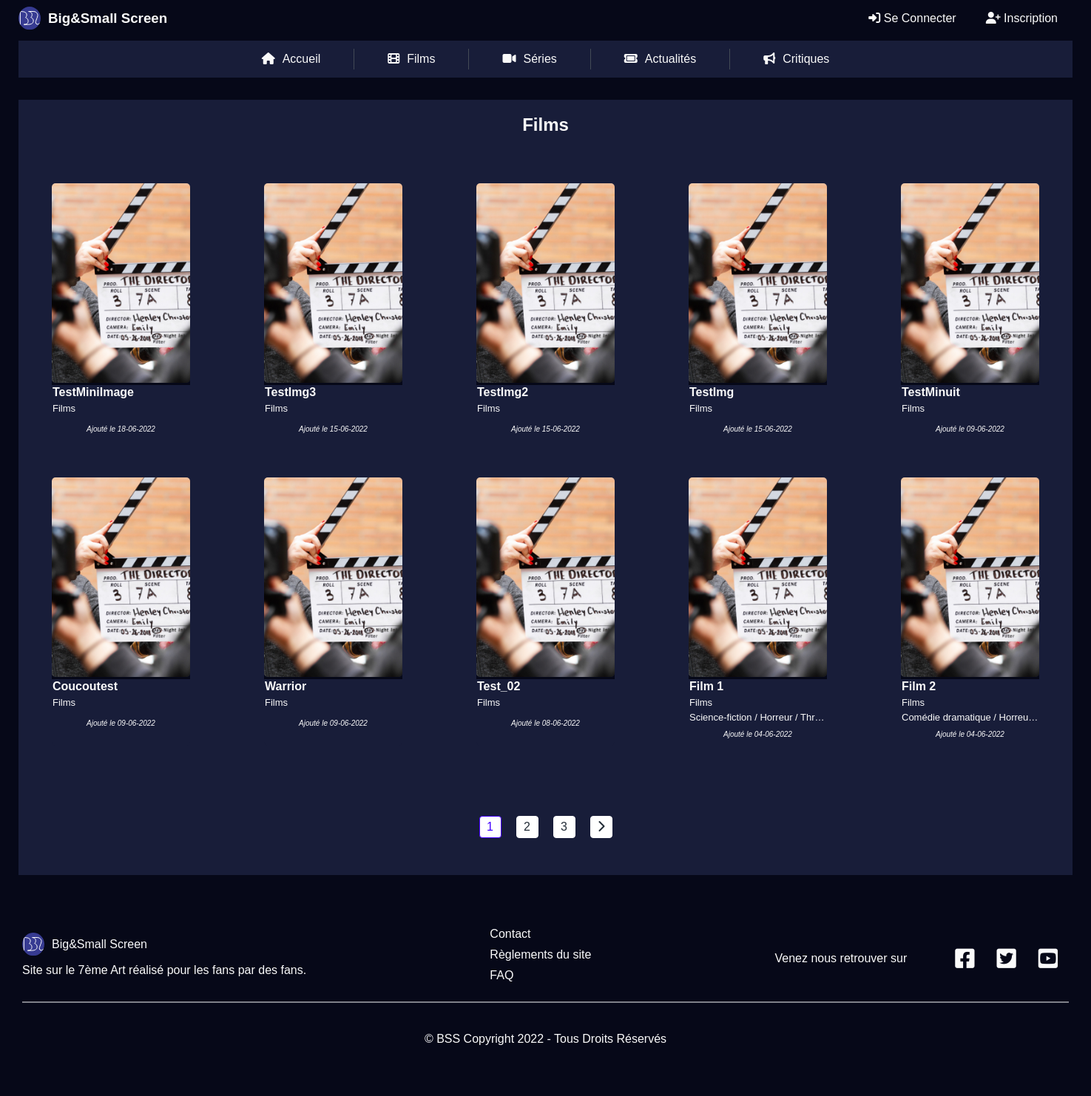
The page /?page=films on the database its author committed.
### tables this page shows
CREATE TABLE IF NOT EXISTS `articles` (
  `id` int NOT NULL AUTO_INCREMENT,
  `category_id` int NOT NULL,
  `title` varchar(255) NOT NULL,
  `release_year` smallint NOT NULL,
  `nbr_season` smallint NOT NULL,
  `work_status` varchar(255) DEFAULT NULL,
  `director_one` varchar(255) NOT NULL,
  `director_two` varchar(255) DEFAULT NULL,
  `director_three` varchar(255) DEFAULT NULL,
  `director_four` varchar(255) DEFAULT NULL,
  `actor_one` varchar(255) NOT NULL,
  `actor_img_one` varchar(255) NOT NULL,
  `actor_role_one` varchar(125) NOT NULL,
  `actor_two` varchar(255) NOT NULL,
  `actor_img_two` varchar(255) NOT NULL,
  `actor_role_two` varchar(125) NOT NULL,
  `actor_three` varchar(255) NOT NULL,
  `actor_img_three` varchar(255) NOT NULL,
  `actor_role_three` varchar(125) NOT NULL,
  `actor_four` varchar(255) NOT NULL,
  `actor_img_four` varchar(255) NOT NULL,
  `actor_role_four` varchar(125) NOT NULL,
  `actor_five` varchar(255) NOT NULL,
  `actor_img_five` varchar(255) NOT NULL,
  `actor_role_five` varchar(125) NOT NULL,
  `synopsis` longtext NOT NULL,
  `content` longtext NOT NULL,
  `admin_firstname` varchar(100) NOT NULL,
  `type_id` int NOT NULL,
  `created_at` timestamp NOT NULL DEFAULT CURRENT_TIMESTAMP,
  `updated_at` timestamp NOT NULL ON UPDATE CURRENT_TIMESTAMP,
  `path_img` varchar(255) NOT NULL,
  PRIMARY KEY (`id`)
);

CREATE TABLE IF NOT EXISTS `categories` (
  `id` int NOT NULL AUTO_INCREMENT,
  `name` varchar(100) NOT NULL,
  `created_at` timestamp NOT NULL,
  PRIMARY KEY (`id`)
);

CREATE TABLE IF NOT EXISTS `types` (
  `id` int NOT NULL AUTO_INCREMENT,
  `name` varchar(100) NOT NULL,
  `created_at` timestamp NOT NULL DEFAULT CURRENT_TIMESTAMP,
  PRIMARY KEY (`id`)
);

### pages/films.php (the view, shortened to what this page needs)
<?php
if(isset($_GET['numPages']) && !empty($_GET['numPages']))
{
    $currentPage = (int) strip_tags($_GET['numPages']);
}
else
{
    $currentPage = 1;
}
require_once('req/_connect.php');
$articleAmount = 'SELECT count(*) AS article_amount FROM `articles` WHERE category_id = 1';
$request = $database->prepare($articleAmount);
$request->execute();
$result = $request->fetch();
$nbrArticle = (int) $result['article_amount'];
$articlesPerPage = 10;
$nbrPages = ceil($nbrArticle / $articlesPerPage);
$firstArticle = ($currentPage - 1) * $articlesPerPage;
$articleAmount = "SELECT * FROM categories INNER JOIN articles ON articles.category_id = categories.id WHERE articles.category_id = 1 ORDER BY articles.created_at DESC LIMIT :firstarticle, :articlesperpage";
$request = $database->prepare($articleAmount);
$request->bindValue(':articlesperpage', $articlesPerPage, PDO::PARAM_INT);
$request->bindValue(':firstarticle', $firstArticle, PDO::PARAM_INT);
$request->execute();
$articles = $request->fetchAll(PDO::FETCH_ASSOC);
?>
<section class="categorie">
    <div class="categorie__container">
        <div class="categorie__container--wrapper">
            <h1>Films</h1>
            <div class="card">
                <?php
                    foreach($articles as $article) {
                ?>
                <div class="card__cell">
                    <a class="card__cell--img" href="?page=article_actualite&id=<?= $article['id'] ?>">
                        <img src="<?= str_replace("../../", "./", $article['path_img']) ?>" alt="">
                    </a>
                    <div class="card__cell--description">
                        <a href="#">
                            <h4 class="description--title ellipsis"><?= $article['title']; ?></h4>
                        </a>
                        <a href="#" class="description--category ellipsis"><?= $article['name']; ?></a>
                        <div class="card__cell--tags ellipsis">
                            <?php
                            $currentArticle = $article['id'];
                                $type = 'SELECT types.id, articles.id, types.name
                                FROM articles_types
                                    INNER JOIN types
                                    ON articles_types.types_id = types.id
                                    INNER JOIN articles
                                    ON articles_types.articles_id = articles.id
                                    WHERE articles.id = ?';
                                $request = $database->prepare($type);
                                $request->execute([$currentArticle]);
                                $resultType = $request->fetchAll(PDO::FETCH_ASSOC);
                                foreach($resultType as $type) {
                            ?>
                            <a href="#" class="description--tags ellipsis"><?= $type['name']; ?></a> /
                            <?php
                                }
                            ?>
                        </div>
                        <p class="description--date">
                            <?php
                                $formDate = strtotime($article['created_at']);
                                echo "Ajouté le " . date("d-m-Y", $formDate);
                            ?>
                        </p>
                    </div>
                </div>
                <?php
                };
                ?>
            </div>
            <?php include_once('inc/_page.php'); ?>
        </div>
    </div>
</section>

### index.php (shortened to what this page needs)
<?php require('req/_controller.php'); ?>
<!DOCTYPE html>
<html lang="en">
<head>
    <?php include("inc/_head.php"); ?>
</head>
<body>
    <div class="page">
        <div class="wrapper">
            <header>
                <?php include("inc/_header.php"); ?>
            </header>
            <nav class="menu" id="menu">
                <?php include("inc/_menu.php"); ?>
            </nav>
            <main>
                <?php include($pagepath); ?>
            </main>
            <footer>
                <?php include('inc/_footer.php'); ?>
            </footer>
        </div>
    </div>
</body>
</html>

### inc/_head.php (shortened to what this page needs)
<link rel="stylesheet" href="dist/style.css">
<link rel="stylesheet" href="https://cdnjs.cloudflare.com/ajax/libs/font-awesome/6.1.1/css/all.min.css" />

### inc/_header.php (shortened to what this page needs)
<div class="header__title">
    <div class="header__title--logo">
        <a href="?page=accueil">
            <img src="img/logo/logo.svg" alt="Logo du site">
            <h3> Big&Small Screen</h3>
        </a>
    </div>
    <ul class="header__title--links">
        <?php if(isset($_SESSION['authUser'])) { ?>
            <li>Bonjour <?= $_SESSION['nickname'] ?></li>
            <li>
                <a href="?page=profil">
                    <i class="fa-solid fa-user"></i> Mon Profil
                </a>
            </li>
            <li>
                <a href="req/_logout.php">
                    <i class="fa-solid fa-right-from-bracket"></i> Se Déconnecter
                </a>
            </li>
        <?php } else { ?>
            <li>
                <a href="?page=connexion">
                    <i class="fa-solid fa-right-to-bracket"></i> Se Connecter
                </a>
            </li>
            <li>
                <a href="?page=inscription">
                    <i class="fa-solid fa-user-plus"></i> Inscription
                </a>
            </li>
        <?php } ?>
    </ul>
</div>

### inc/_menu.php
<div class="menu__content">
    <ul class="menu__content--list">
        <li><a href="?page=accueil"><i class="fa-solid fa-house"></i>Accueil</a></li>
        <li><a href="?page=films"><i class="fa-solid fa-film"></i>Films</a></li>
        <li><a href="?page=series"><i class="fa-solid fa-video"></i>Séries</a></li>
        <li><a href="?page=actualites"><i class="fa-solid fa-ticket"></i>Actualités</a></li>
        <li><a href="?page=critiques"><i class="fa-solid fa-bullhorn"></i>Critiques</a></li>
    </ul>
</div>

### inc/_page.php (shortened to what this page needs)
<nav class="page">
    <ul class="page__list">
        <?php for($i = 1; $i <= $nbrPages; $i++) { ?>
        <li class="page__list--item <?= ($currentPage == $i) ? "active" : "" ?>">
            <a href="./?page=<?= $_GET['page']; ?>&numPages=<?= $i ?>" class="item-link"><?= $i ?></a>
        </li>
        <?php } ?>
        <?php if($currentPage < $nbrPages) { ?>
        <li class="page__list--item">
            <a href="./?page=<?= $_GET['page']; ?>&numPages=<?= $currentPage + 1 ?>" class="item-link"><i class="fa-solid fa-chevron-right"></i></a>
        </li>
        <?php } ?>
    </ul>
</nav>

### inc/_footer.php
<div class="footer__content">
    <ul>
        <li><img src="img/logo/logo.svg" alt="Logo du site">Big&Small Screen</li>
        <li>Site sur le 7ème Art réalisé pour les fans par des fans.</li>
    </ul>
    <ul>
        <li><a href="?page=contact">Contact</a></li>
        <li><a href="?page=reglements">Règlements du site</a></li>
        <li><a href="?page=faq">FAQ</a></li>
    </ul>
    <div class="footer__content--social">
        <p>Venez nous retrouver sur</p>
        <div class="social-logo">
            <a href="https://www.facebook.com/" target="_blank">
                <i class="fa-brands fa-facebook-square"></i>
            </a>
            <a href="https://www.twitter.com/" target="_blank">
                <i class="fa-brands fa-twitter-square"></i>
            </a>
            <a href="https://www.youtube.com/" target="_blank">
                <i class="fa-brands fa-youtube-square"></i>
            </a>
        </div>
    </div>
</div>
<div class="footer__copyright">© BSS Copyright 2022 - Tous Droits Réservés</div>

### rows shown on the page
articles: path_img (picture), title "TestMiniImage", category.name "Films", created_at "18-06-2022"
articles: path_img (picture), title "TestImg3", category.name "Films", created_at "15-06-2022"
articles: path_img (picture), title "TestImg2", category.name "Films", created_at "15-06-2022"
articles: path_img (picture), title "TestImg", category.name "Films", created_at "15-06-2022"
articles: path_img (picture), title "TestMinuit", category.name "Films", created_at "09-06-2022"
articles: path_img (picture), title "Coucoutest", category.name "Films", created_at "09-06-2022"
articles: path_img (picture), title "Warrior", category.name "Films", created_at "09-06-2022"
articles: path_img (picture), title "Test_02", category.name "Films", created_at "08-06-2022"
articles: path_img (picture), title "Film 1", category.name "Films", types.name "Science-fiction", types.name "Horreur", types.name "Thr…", created_at "04-06-2022"
articles: path_img (picture), title "Film 2", category.name "Films", type.name "Comédie dramatique", types.name "Horreu…", created_at "04-06-2022"
